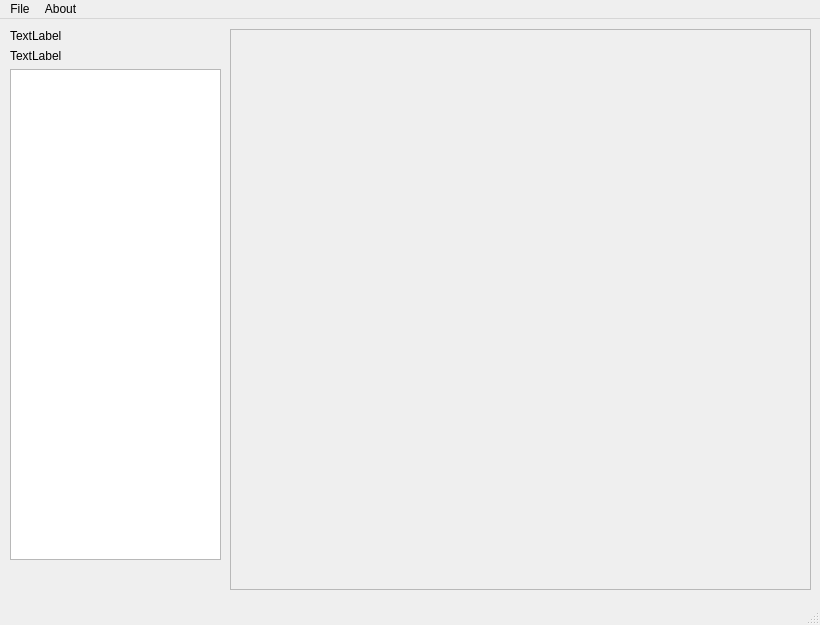
<?xml version="1.0" encoding="UTF-8"?>
<ui version="4.0">
 <class>page</class>
 <widget class="QMainWindow" name="page">
  <property name="geometry">
   <rect>
    <x>0</x>
    <y>0</y>
    <width>820</width>
    <height>625</height>
   </rect>
  </property>
  <property name="windowTitle">
   <string>MainWindow</string>
  </property>
  <widget class="QWidget" name="centralwidget">
   <widget class="QWidget" name="verticalLayoutWidget">
    <property name="geometry">
     <rect>
      <x>10</x>
      <y>10</y>
      <width>211</width>
      <height>531</height>
     </rect>
    </property>
    <layout class="QVBoxLayout" name="verticalLayout">
     <property name="sizeConstraint">
      <enum>QLayout::SetNoConstraint</enum>
     </property>
     <item>
      <widget class="QLabel" name="avatarLabel">
       <property name="text">
        <string>TextLabel</string>
       </property>
      </widget>
     </item>
     <item>
      <widget class="QLabel" name="usernameLabel">
       <property name="text">
        <string>TextLabel</string>
       </property>
      </widget>
     </item>
     <item>
      <widget class="QTableWidget" name="recentTableWidget">
       <property name="editTriggers">
        <set>QAbstractItemView::NoEditTriggers</set>
       </property>
       <property name="selectionBehavior">
        <enum>QAbstractItemView::SelectRows</enum>
       </property>
       <property name="showGrid">
        <bool>false</bool>
       </property>
       <attribute name="horizontalHeaderHighlightSections">
        <bool>false</bool>
       </attribute>
       <attribute name="verticalHeaderVisible">
        <bool>false</bool>
       </attribute>
       <attribute name="verticalHeaderHighlightSections">
        <bool>false</bool>
       </attribute>
      </widget>
     </item>
    </layout>
   </widget>
   <widget class="QScrollArea" name="scrollArea">
    <property name="geometry">
     <rect>
      <x>230</x>
      <y>10</y>
      <width>581</width>
      <height>561</height>
     </rect>
    </property>
    <property name="widgetResizable">
     <bool>true</bool>
    </property>
    <widget class="QWidget" name="scrollAreaWidgetContents">
     <property name="geometry">
      <rect>
       <x>0</x>
       <y>0</y>
       <width>579</width>
       <height>559</height>
      </rect>
     </property>
     <layout class="QGridLayout" name="gridLayout">
      <item row="0" column="0">
       <layout class="QGridLayout" name="docsGridLayout">
        <property name="sizeConstraint">
         <enum>QLayout::SetMinimumSize</enum>
        </property>
       </layout>
      </item>
     </layout>
    </widget>
   </widget>
  </widget>
  <widget class="QMenuBar" name="menubar">
   <property name="geometry">
    <rect>
     <x>0</x>
     <y>0</y>
     <width>820</width>
     <height>22</height>
    </rect>
   </property>
   <widget class="QMenu" name="menuFile">
    <property name="title">
     <string>File</string>
    </property>
    <addaction name="actionOpen"/>
    <addaction name="separator"/>
    <addaction name="actionLogout"/>
   </widget>
   <widget class="QMenu" name="menuAbout">
    <property name="title">
     <string>About</string>
    </property>
    <addaction name="actionAbout_us"/>
   </widget>
   <addaction name="menuFile"/>
   <addaction name="menuAbout"/>
  </widget>
  <widget class="QStatusBar" name="statusbar"/>
  <action name="actionOpen">
   <property name="text">
    <string>Open</string>
   </property>
  </action>
  <action name="actionLogout">
   <property name="text">
    <string>Logout</string>
   </property>
  </action>
  <action name="actionAbout_us">
   <property name="text">
    <string>About us</string>
   </property>
  </action>
 </widget>
 <resources/>
 <connections/>
</ui>
